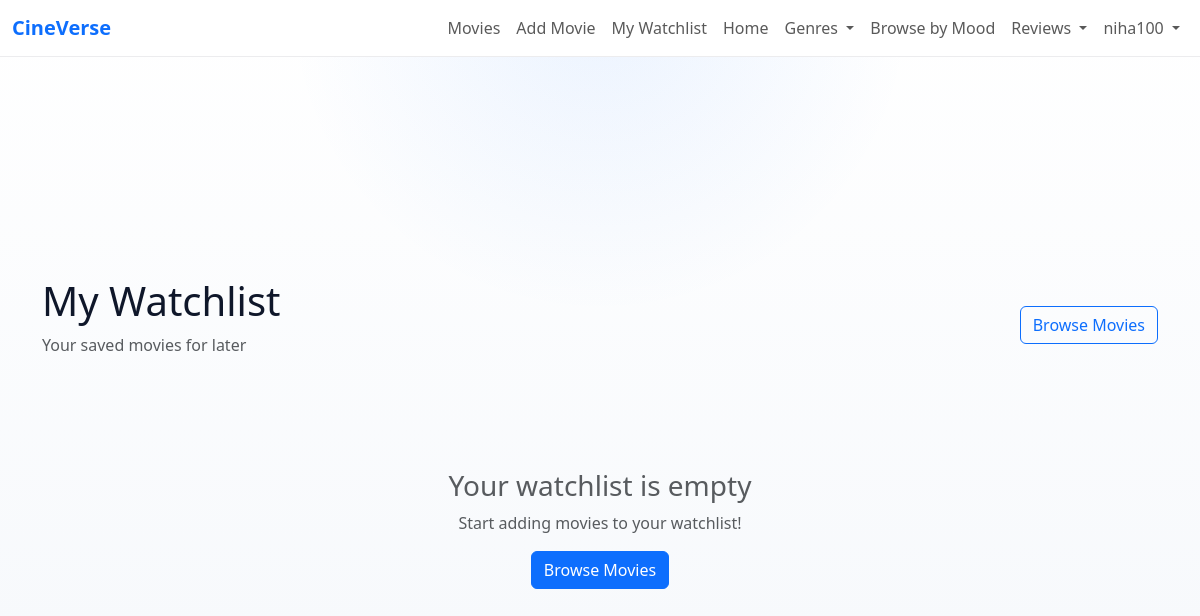
Page /watchlist/ (signed in) on the earlier database version.
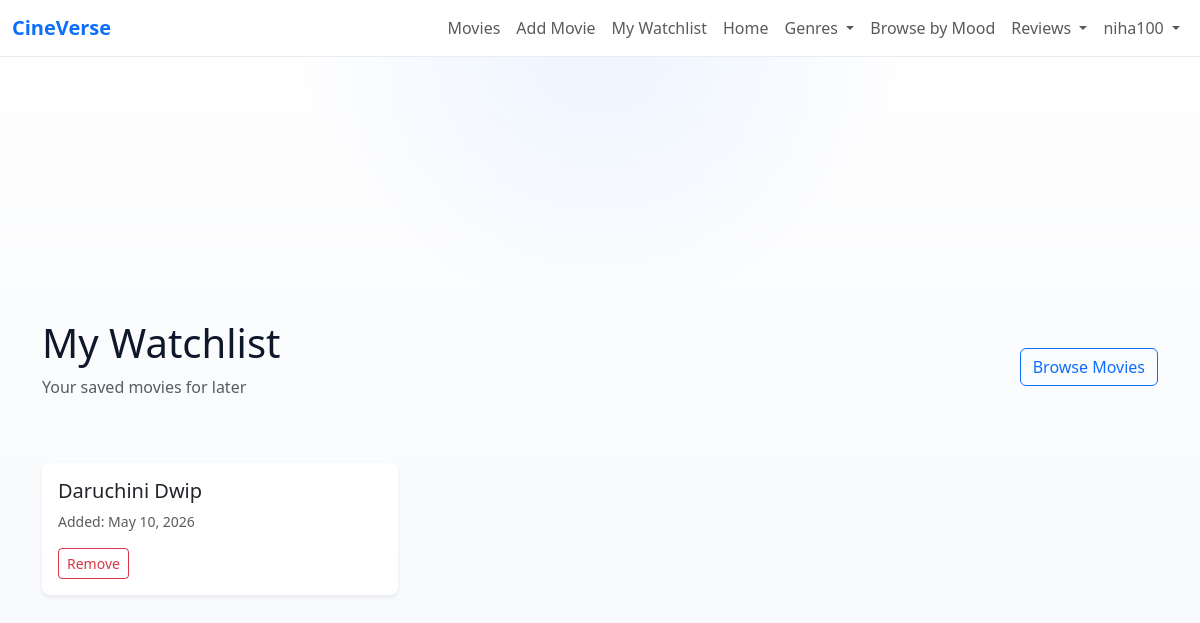
Same page on the later database version.
### watchlist/models.py (models this page shows, shortened)
class Watchlist(models.Model):
    user = models.ForeignKey(User, on_delete=models.CASCADE)
    movie_title = models.CharField(max_length=255)
    movie_image = models.URLField(max_length=500, null=True, blank=True)
    added_at = models.DateTimeField(auto_now_add=True)

### watchlist/views.py (the view)
# urls.py: path('', views.watchlist_view, name='watchlist_view'),
@login_required
def watchlist_view(request):
    items = Watchlist.objects.filter(user=request.user)
    return render(request, 'watchlist.html', {'items': items})

### templates/watchlist.html (shortened to what this page needs)
{% extends 'base.html' %}
{% block content %}
<div class="container py-5">
  <section class="page-header mb-5">
    <div class="d-flex justify-content-between align-items-center">
      <div>
        <h1 class="mb-2">My Watchlist</h1>
        <p class="text-muted">Your saved movies for later</p>
      </div>
      <a href="{% url 'movie_app:movie_list' %}" class="btn btn-outline-primary">
        Browse Movies
      </a>
    </div>
  </section>
  <section class="watchlist-container">
    {% if items %}
    <div class="row g-4">
      {% for item in items %}
      <div class="col-12 col-sm-6 col-lg-4">
        <div class="card h-100 border-0 shadow-sm rounded-3 overflow-hidden hover-shadow" style="transition: box-shadow 0.3s ease;">
          <div class="card-body d-flex flex-column">
            <h5 class="card-title text-dark">
              {{ item.movie_title }}
            </h5>
            <small class="text-muted mb-3">
              Added: {{ item.added_at|date:'M d, Y' }}
            </small>
            <form method="post" action="{% url 'watchlist:remove_from_watchlist' item.id %}" class="mt-auto">
              <button type="submit" class="btn btn-outline-danger btn-sm">Remove</button>
            </form>
          </div>
        </div>
      </div>
      {% endfor %}
    </div>
    {% else %}
    <div class="text-center py-5">
      <h3 class="text-muted">Your watchlist is empty</h3>
      <p class="text-muted">Start adding movies to your watchlist!</p>
      <a href="{% url 'movie_app:movie_list' %}" class="btn btn-primary">Browse Movies</a>
    </div>
    {% endif %}
  </section>
</div>
{% endblock %}

Differences in the rows shown:
added Watchlist: movie_title "Daruchini Dwip", added_at "May 10, 2026"
Other differences:
text no longer shown: "Your watchlist is empty Start adding movies to your watchlist! Browse Movies"
